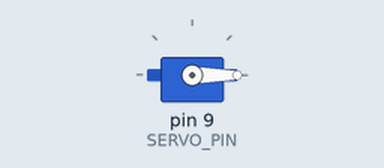
This sketch was run on a simulated Arduino Uno, built with avr-gcc and run on an emulated ATmega328P. Parts: servo.

Above: at 0.05 s.
At 3.75 s:
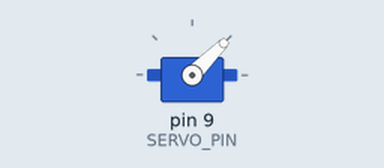
At 7.45 s:
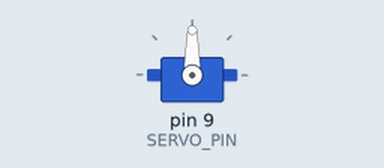
At 14.95 s:
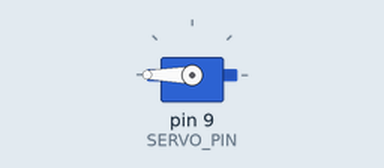
Timing chart, 0 to 19.5 s (numbered marks = the images above):
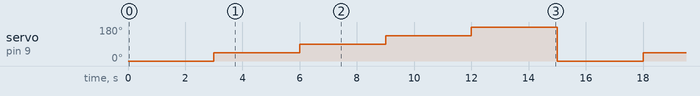

The sketch:

ch10_servo_continuous.ino
```cpp
#include <Servo.h>
#define SERVO_PIN 9
#define PW_LOWER_BOUND 1000 // PL是Pulse Width脈衝寬度
#define PW_UPPER_BOUND 2000
Servo s; // 建立Servo物件
void setup() {
  // 連接伺服馬達，開始輸出脈衝訊號
  s.attach(SERVO_PIN, PW_LOWER_BOUND, PW_UPPER_BOUND);
}
void loop() {
  for(int i = 0; i <= 180; i += 45){
    s.write(i);
    delay(3000);
  }
}
```

Measured:
- by itself, servo on pin 9 (SERVO_PIN): repeats every 15.0 s: 90° 3.0 s, 135° 3.0 s, 180° 3.0 s, 0° 3.0 s, 45° 3.0 s
